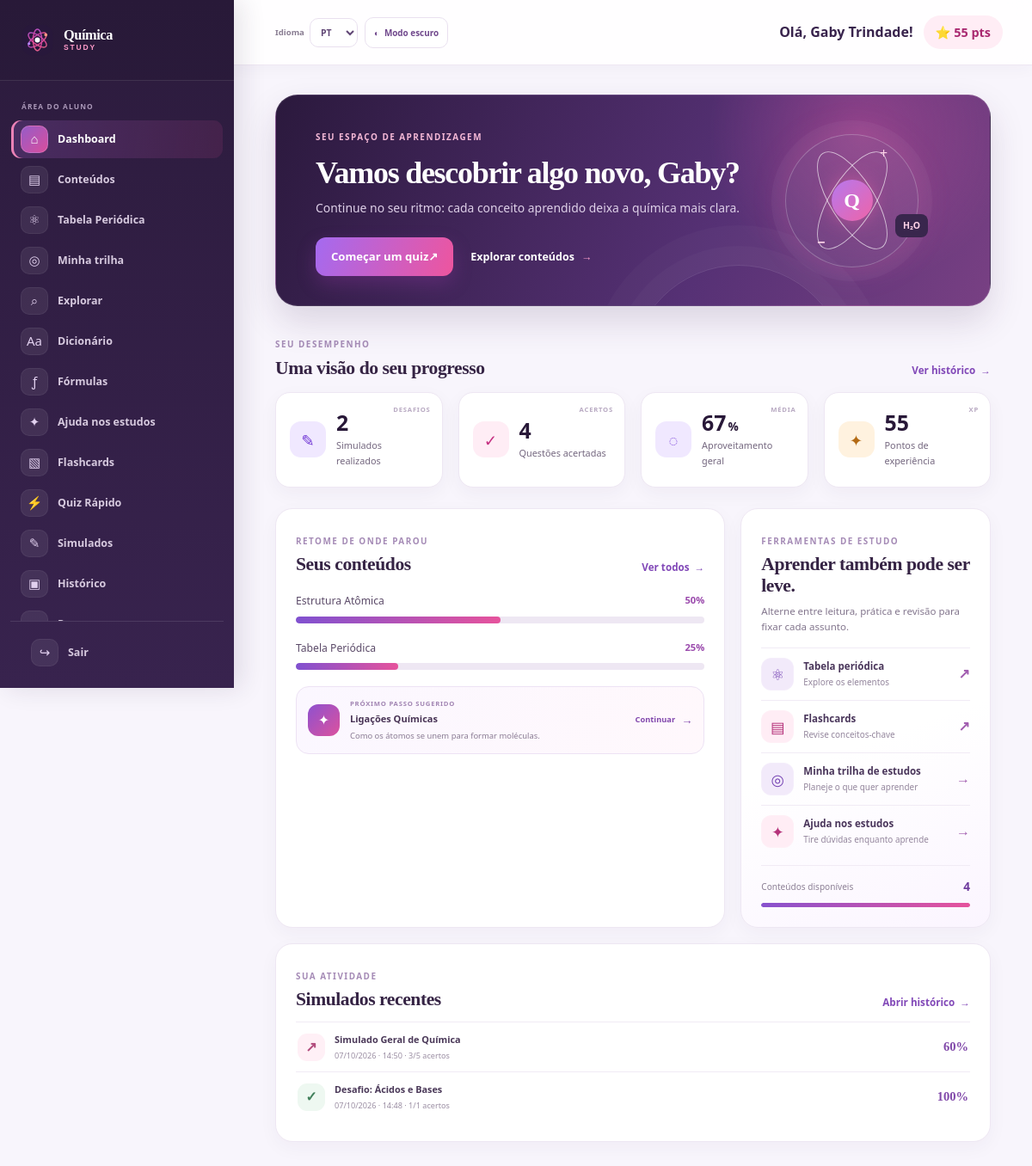
The page /aluno/dashboard.php (signed in) on the database its author committed.
### tables this page shows
CREATE TABLE `usuarios` (
  `id` int(11) NOT NULL,
  `nome` varchar(100) NOT NULL,
  `email` varchar(100) NOT NULL,
  `senha` varchar(255) NOT NULL,
  `tipo` enum('aluno','admin') DEFAULT 'aluno',
  `pontos` int(11) DEFAULT 0,
  `criado_em` timestamp NOT NULL DEFAULT current_timestamp(),
  `avatar_key` varchar(20) NOT NULL DEFAULT 'atom',
  `foto_perfil` varchar(255) DEFAULT NULL
);

CREATE TABLE `progresso` (
  `id` int(11) NOT NULL,
  `usuario_id` int(11) NOT NULL,
  `conteudo_id` int(11) NOT NULL,
  `porcentagem_concluida` decimal(5,2) DEFAULT 0.00,
  `ultima_atualizacao` timestamp NOT NULL DEFAULT current_timestamp() ON UPDATE current_timestamp()
);

CREATE TABLE `conteudos` (
  `id` int(11) NOT NULL,
  `titulo` varchar(150) NOT NULL,
  `resumo` text NOT NULL,
  `conteudo_completo` longtext NOT NULL,
  `categoria` varchar(50) NOT NULL,
  `criado_em` timestamp NOT NULL DEFAULT current_timestamp()
);

CREATE TABLE `historico_simulados` (
  `id` int(11) NOT NULL,
  `usuario_id` int(11) NOT NULL,
  `simulado_id` int(11) NOT NULL,
  `acertos` int(11) NOT NULL,
  `erros` int(11) NOT NULL,
  `total_questoes` int(11) NOT NULL,
  `porcentagem` decimal(5,2) NOT NULL,
  `pontuacao` int(11) NOT NULL,
  `realizado_em` timestamp NOT NULL DEFAULT current_timestamp()
);

CREATE TABLE `simulados` (
  `id` int(11) NOT NULL,
  `titulo` varchar(150) NOT NULL,
  `descricao` text DEFAULT NULL,
  `conteudo_id` int(11) DEFAULT NULL,
  `criado_em` timestamp NOT NULL DEFAULT current_timestamp()
);

### includes/auth.php (called while the page is built, shortened)
<?php
function getUsuarioLogado() {
    if (isset($_SESSION['usuario_id'])) {
        return [
            'id' => $_SESSION['usuario_id'],
            'nome' => $_SESSION['usuario_nome'],
            'tipo' => $_SESSION['usuario_tipo'],
            'pontos' => $_SESSION['usuario_pontos'] ?? 0
        ];
    }
    return null;
}
?>

### includes/funcoes.php (called while the page is built, shortened)
<?php
function escape($string) {
    return htmlspecialchars($string, ENT_QUOTES, 'UTF-8');
}
?>

### aluno/dashboard.php (the view, shortened to what this page needs)
<?php
require_once '../includes/header.php';
$usuario_id = (int)$_SESSION['usuario_id'];
$stmt = $pdo->prepare("SELECT COUNT(h.id) AS simulados_feitos, COALESCE(SUM(h.acertos), 0) AS total_acertos, COALESCE(SUM(h.total_questoes), 0) AS total_questoes_respondidas, u.pontos FROM usuarios u LEFT JOIN historico_simulados h ON u.id = h.usuario_id WHERE u.id = :id GROUP BY u.id, u.pontos");
$stmt->execute(['id' => $usuario_id]);
$stats = $stmt->fetch();
$aproveitamento = $stats['total_questoes_respondidas'] > 0 ? round(($stats['total_acertos'] / $stats['total_questoes_respondidas']) * 100) : 0;
$stmt_prog = $pdo->prepare("SELECT c.titulo, p.porcentagem_concluida FROM progresso p JOIN conteudos c ON p.conteudo_id = c.id WHERE p.usuario_id = :id ORDER BY p.ultima_atualizacao DESC LIMIT 3");
$stmt_prog->execute(['id' => $usuario_id]);
$progressos = $stmt_prog->fetchAll();
$stmt_next = $pdo->prepare('SELECT c.id, c.titulo, c.resumo, p.porcentagem_concluida FROM conteudos c LEFT JOIN progresso p ON p.conteudo_id = c.id AND p.usuario_id = :id WHERE p.id IS NULL OR p.porcentagem_concluida < 100 ORDER BY (p.id IS NULL) DESC, p.ultima_atualizacao ASC LIMIT 1');
$stmt_next->execute(['id' => $usuario_id]);
$proximo_conteudo = $stmt_next->fetch();
$stmt_recent = $pdo->prepare('SELECT h.id, h.realizado_em, h.acertos, h.total_questoes, h.porcentagem, s.titulo FROM historico_simulados h JOIN simulados s ON s.id = h.simulado_id WHERE h.usuario_id = :id ORDER BY h.realizado_em DESC, h.id DESC LIMIT 3');
$stmt_recent->execute(['id' => $usuario_id]);
$atividades = $stmt_recent->fetchAll();
$total_conteudos = (int)$pdo->query('SELECT COUNT(*) FROM conteudos')->fetchColumn();
?>
<section class="student-welcome">
    <div class="welcome-copy"><span class="panel-eyebrow">SEU ESPAÇO DE APRENDIZAGEM</span><h1>Vamos descobrir algo novo, <?= escape(explode(' ', trim($usuario['nome']))[0]) ?>?</h1><p>Continue no seu ritmo: cada conceito aprendido deixa a química mais clara.</p><div class="welcome-actions"><a class="btn btn-primary" href="quiz.php">Começar um quiz <span>↗</span></a><a class="welcome-link" href="conteudos.php">Explorar conteúdos <span>→</span></a></div></div>
    <div class="welcome-visual" aria-hidden="true"><span class="orbital orbital-one"></span><span class="orbital orbital-two"></span><span class="atom-core">Q</span><i>+</i><b>−</b><small>H₂O</small></div>
</section>
<div class="section-heading-row"><div><span class="panel-eyebrow">SEU DESEMPENHO</span><h2>Uma visão do seu progresso</h2></div><a href="historico.php">Ver histórico <span>→</span></a></div>
<section class="stats-grid student-stats">
    <article class="stat-card"><div class="stat-icon blue">✎</div><div class="stat-info"><h3><?= (int)$stats['simulados_feitos'] ?></h3><p>Simulados realizados</p></div><span class="stat-caption">DESAFIOS</span></article>
    <article class="stat-card"><div class="stat-icon green">✓</div><div class="stat-info"><h3><?= (int)$stats['total_acertos'] ?></h3><p>Questões acertadas</p></div><span class="stat-caption">ACERTOS</span></article>
    <article class="stat-card"><div class="stat-icon purple">◌</div><div class="stat-info"><h3><?= $aproveitamento ?><small>%</small></h3><p>Aproveitamento geral</p></div><span class="stat-caption">MÉDIA</span></article>
    <article class="stat-card"><div class="stat-icon orange">✦</div><div class="stat-info"><h3><?= (int)$stats['pontos'] ?></h3><p>Pontos de experiência</p></div><span class="stat-caption">XP</span></article>
</section>
<div class="student-lower-grid">
    <section class="student-panel progress-panel"><div class="section-heading-row"><div><span class="panel-eyebrow">RETOME DE ONDE PAROU</span><h2>Seus conteúdos</h2></div><a href="conteudos.php">Ver todos <span>→</span></a></div>
        <?php if ($progressos): ?><div class="dashboard-progress-list"><?php foreach ($progressos as $prog): $pct = max(0, min(100, (float)$prog['porcentagem_concluida'])); ?><article class="dashboard-progress-item"><div class="progress-title"><span><?= escape($prog['titulo']) ?></span><strong><?= number_format($pct, 0) ?>%</strong></div><div class="progress-bar-bg"><div class="progress-bar-fill" style="width: <?= $pct ?>%"></div></div></article><?php endforeach; ?></div>
        <?php else: ?><div class="student-empty"><span>✧</span><div><strong>Seu primeiro passo começa aqui</strong><p>Escolha um conteúdo para começar a montar seu caminho de estudos.</p></div><a href="conteudos.php" class="btn btn-secondary">Encontrar um tema</a></div><?php endif; ?>
        <?php if ($proximo_conteudo): ?><a class="next-topic-card" href="conteudo.php?id=<?= (int)$proximo_conteudo['id'] ?>"><span class="next-topic-icon">✦</span><span class="next-topic-copy"><small>PRÓXIMO PASSO SUGERIDO</small><strong><?= escape($proximo_conteudo['titulo']) ?></strong><span><?= escape($proximo_conteudo['resumo']) ?></span></span><b>Continuar <i>→</i></b></a><?php endif; ?>
    </section>
    <aside class="student-panel study-tools"><span class="panel-eyebrow">FERRAMENTAS DE ESTUDO</span><h2>Aprender também pode ser leve.</h2><p>Alterne entre leitura, prática e revisão para fixar cada assunto.</p><a class="study-tool-link" href="tabela-periodica.php"><span class="tool-icon">⚛</span><span><strong>Tabela periódica</strong><small>Explore os elementos</small></span><b>↗</b></a><a class="study-tool-link" href="flashcards.php"><span class="tool-icon pink">▤</span><span><strong>Flashcards</strong><small>Revise conceitos-chave</small></span><b>↗</b></a><a class="study-tool-link" href="trilha.php"><span class="tool-icon">◎</span><span><strong>Minha trilha de estudos</strong><small>Planeje o que quer aprender</small></span><b>→</b></a><a class="study-tool-link" href="chat.php"><span class="tool-icon pink">✦</span><span><strong>Ajuda nos estudos</strong><small>Tire dúvidas enquanto aprende</small></span><b>→</b></a><div class="content-coverage"><div><span>Conteúdos disponíveis</span><strong><?= $total_conteudos ?></strong></div><span class="coverage-track"><i style="width: <?= $total_conteudos ? '100' : '0' ?>%"></i></span></div></aside>
</div>
<section class="student-panel recent-activity-panel"><div class="section-heading-row"><div><span class="panel-eyebrow">SUA ATIVIDADE</span><h2>Simulados recentes</h2></div><a href="historico.php">Abrir histórico <span>→</span></a></div>
    <?php if ($atividades): ?><div class="recent-activity-list"><?php foreach ($atividades as $atividade): $pct = max(0, min(100, (float)$atividade['porcentagem'])); ?><article class="recent-activity-item"><span class="activity-mark <?= $pct >= 70 ? 'activity-good' : 'activity-review' ?>"><?= $pct >= 70 ? '✓' : '↗' ?></span><div class="activity-name"><strong><?= escape($atividade['titulo']) ?></strong><small><?= date('d/m/Y · H:i', strtotime($atividade['realizado_em'])) ?> · <?= (int)$atividade['acertos'] ?>/<?= (int)$atividade['total_questoes'] ?> acertos</small></div><span class="activity-result"><?= number_format($pct, 0) ?>%</span></article><?php endforeach; ?></div>
    <?php else: ?><div class="activity-empty"><span>◷</span><div><strong>Seu histórico começa no primeiro simulado.</strong><p>As tentativas ficam salvas aqui para você acompanhar a sua evolução.</p></div><a href="simulados.php" class="btn btn-secondary">Escolher simulado</a></div><?php endif; ?>
</section>
<?php require_once '../includes/footer.php'; ?>

### includes/header.php (shortened to what this page needs)
<?php
require_once __DIR__ . '/auth.php';
require_once __DIR__ . '/conexao.php';
require_once __DIR__ . '/funcoes.php';
$usuario = getUsuarioLogado();
$pagina_atual = basename($_SERVER['PHP_SELF']);
$stmt_pts = $pdo->prepare("SELECT pontos, avatar_key, foto_perfil FROM usuarios WHERE id = :id");
$stmt_pts->execute(['id' => $usuario['id']]);
$usuario_perfil = $stmt_pts->fetch();
$pontos_atualizados = $usuario_perfil['pontos'];
$usuario['pontos'] = $pontos_atualizados;
$usuario['avatar_key'] = $usuario_perfil['avatar_key'];
$usuario['foto_perfil'] = $usuario_perfil['foto_perfil'];
?>
<!DOCTYPE html>
<html lang="pt-BR">
<head>
    <link rel="stylesheet" href="../css/style.css?v=20261010-preferences">
    <link rel="stylesheet" href="../css/dashboard.css?v=20261010-preferences">
    <link rel="stylesheet" href="../css/preferences.css?v=20261010-agenda-calendar">
</head>
<body class="dashboard-body student-app" data-user-role="<?= escape($usuario['tipo']) ?>">
    <div class="app-container">
        <aside class="sidebar" id="sidebar">
            <div class="sidebar-header">
                <a href="../aluno/dashboard.php" class="logo brand-logo"><img src="../assets/logo-chem.svg" alt=""><span class="brand-name">Química<span>STUDY</span></span></a>
            </div>
            <nav class="sidebar-nav">
                <a href="dashboard.php" class="nav-item <?= $pagina_atual == 'dashboard.php' ? 'active' : '' ?>">
                    <span class="icon">📊</span> Dashboard
                </a>
                <a href="conteudos.php" class="nav-item <?= in_array($pagina_atual, ['conteudos.php', 'conteudo.php']) ? 'active' : '' ?>">
                    <span class="icon">📚</span> Conteúdos
                </a>
                <a href="tabela-periodica.php" class="nav-item <?= $pagina_atual == 'tabela-periodica.php' ? 'active' : '' ?>">
                    <span class="icon">⚛️</span> Tabela Periódica
                </a>
                <a href="trilha.php" class="nav-item <?= $pagina_atual == 'trilha.php' ? 'active' : '' ?>"><span class="icon">◎</span> Minha trilha</a>
                <a href="explorar.php" class="nav-item <?= $pagina_atual == 'explorar.php' ? 'active' : '' ?>"><span class="icon">⌕</span> Explorar</a>
                <a href="dicionario.php" class="nav-item <?= $pagina_atual == 'dicionario.php' ? 'active' : '' ?>"><span class="icon">Aa</span> Dicionário</a>
                <a href="formulas.php" class="nav-item <?= $pagina_atual == 'formulas.php' ? 'active' : '' ?>"><span class="icon">ƒ</span> Fórmulas</a>
                <a href="chat.php" class="nav-item <?= $pagina_atual == 'chat.php' ? 'active' : '' ?>"><span class="icon">✦</span> Ajuda nos estudos</a>
                <a href="flashcards.php" class="nav-item <?= $pagina_atual == 'flashcards.php' ? 'active' : '' ?>">
                    <span class="icon">🧠</span> Flashcards
                </a>
                <a href="quiz.php" class="nav-item <?= $pagina_atual == 'quiz.php' ? 'active' : '' ?>">
                    <span class="icon">⚡</span> Quiz Rápido
                </a>
                <a href="simulados.php" class="nav-item <?= in_array($pagina_atual, ['simulados.php', 'simulado.php', 'resultado.php']) ? 'active' : '' ?>">
                    <span class="icon">📝</span> Simulados
                </a>
                <a href="historico.php" class="nav-item <?= $pagina_atual == 'historico.php' ? 'active' : '' ?>">
                    <span class="icon">📜</span> Histórico
                </a>
                <a href="progresso.php" class="nav-item <?= $pagina_atual == 'progresso.php' ? 'active' : '' ?>">
                    <span class="icon">📈</span> Progresso
                </a>
            </nav>
            <div class="sidebar-footer">
                <a href="../logout.php" class="nav-item logout">
                    <span class="icon">🚪</span> Sair
                </a>
            </div>
        </aside>
        <main class="main-content">
            <header class="topbar">
                <div class="appearance-controls"><label for="language-select" class="language-control"><span>Idioma</span><select id="language-select" aria-label="Idioma"><option value="pt">PT</option><option value="en">EN</option><option value="es">ES</option></select></label><button type="button" class="theme-toggle" id="theme-toggle" aria-label="Alternar tema" aria-pressed="false"><span aria-hidden="true">◐</span><span id="theme-label">Modo escuro</span></button></div>
                <div class="user-info">
                    <span class="user-name">Olá, <?= escape($usuario['nome']) ?>!</span>
                    <span class="user-points">⭐ <?= $usuario['pontos'] ?> pts</span>
                </div>
            </header>
            <div class="content-wrapper">

### css/style.css (style rules this page uses)
:root { --primary: #0ea5e9; --primary-dark: #0284c7; --secondary: #10b981; --accent: #f59e0b; --dark: #0f172a; --dark-light: #1e293b; --light: #f8fafc; --gray: #64748b; --danger: #ef4444; --radius: 12px; --shadow: 0 4px 6px -1px rgba(0, 0, 0, 0.1), 0 2px 4px -1px rgba(0, 0, 0, 0.06); --shadow-lg: 0 10px 15px -3px rgba(0, 0, 0, 0.1), 0 4px 6px -2px rgba(0, 0, 0, 0.05); }
* { margin: 0; padding: 0; box-sizing: border-box; font-family: 'Segoe UI', system-ui, sans-serif; }
body { background-color: var(--light); color: var(--dark); line-height: 1.6; }
.btn { display: inline-flex; align-items: center; justify-content: center; padding: 12px 24px; border-radius: var(--radius); font-weight: 600; text-decoration: none; border: none; cursor: pointer; transition: all 0.3s ease; font-size: 1rem; }
.btn-primary { background-color: var(--primary); color: white; }
.logo { font-size: 1.5rem; font-weight: 800; color: var(--dark); text-decoration: none; display: flex; align-items: center; gap: 8px; }
.logo span { color: var(--primary); }
.brand-logo { gap: 10px; font-size: 1.08rem !important; }
.brand-logo img { width: 39px; height: 39px; }
.brand-logo > span { color: #fff !important; }
.brand-logo > span > span { color: #f28ab9 !important; }
.brand-logo .brand-name { display: grid; gap: 1px; color: #fff !important; font: 700 1.02rem/1.05 Georgia, 'Times New Roman', serif; letter-spacing: -.025em; }
.brand-logo .brand-name > span { color: #f28ab9 !important; font: 800 .53rem/1.2 Arial, sans-serif; letter-spacing: .22em; }
.tool-icon { display: grid; place-items: center; width: 38px; height: 38px; border: 1px solid rgba(255,255,255,.13); border-radius: 12px; color: #f39ac4; background: rgba(255,255,255,.06); }
:root { --primary: #7138d5; --primary-dark: #5924b4; --secondary: #e94491; --accent: #ffb454; --dark: #281838; --dark-light: #432559; --light: #fbf8ff; --gray: #74677f; --danger: #d83c66; --radius: 18px; --shadow: 0 8px 24px rgba(48, 25, 72, .08); --shadow-lg: 0 22px 60px rgba(48, 25, 72, .16); }
body { background: #fbf8ff; color: #281838; }
.btn { border-radius: 999px; padding: 13px 25px; font-weight: 700; }
.btn-primary { color: #fff; background: linear-gradient(115deg, #7138d5, #e94491); box-shadow: 0 9px 22px rgba(174, 65, 193, .25); }
.logo { color: #281838; letter-spacing: -.04em; }
.logo span { color: #e94491; }

### rows shown on the page
usuarios: pontos "55"
progresso: conteudo.titulo "Estrutura Atômica", porcentagem_concluida "50"
progresso: conteudo.titulo "Tabela Periódica", porcentagem_concluida "25"
conteudos: titulo "Ligações Químicas", resumo "Como os átomos se unem para formar moléculas."
historico_simulados: simulado.titulo "Simulado Geral de Química", realizado_em "07/10/2026 · 14:50", acertos "3", total_questoes "5", porcentagem "60"
historico_simulados: simulado.titulo "Desafio: Ácidos e Bases", realizado_em "07/10/2026 · 14:48", acertos "1", total_questoes "1", porcentagem "100"

### other values the page prints
$usuario['nome'] "Gaby Trindade"
explode(' ', trim($usuario['nome']))[0] "Gaby"
$stats['simulados_feitos'] "2"
$stats['total_acertos'] "4"
$aproveitamento "67"
$total_conteudos "4"
